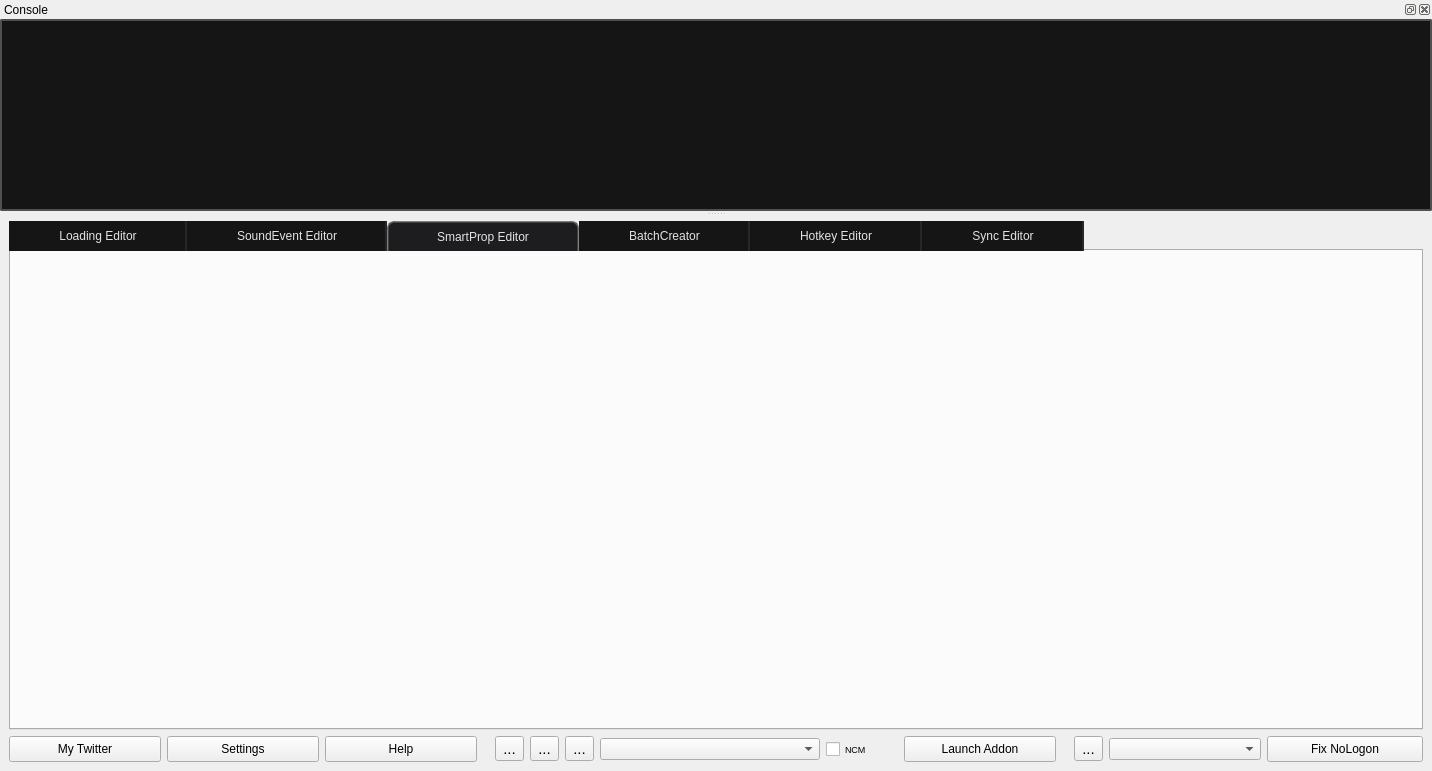
<?xml version="1.0" encoding="UTF-8"?>
<ui version="4.0">
 <class>MainWindow</class>
 <widget class="QMainWindow" name="MainWindow">
  <property name="geometry">
   <rect>
    <x>0</x>
    <y>0</y>
    <width>1432</width>
    <height>771</height>
   </rect>
  </property>
  <property name="windowTitle">
   <string>Hammer 5 Tools</string>
  </property>
  <property name="windowIcon">
   <iconset resource="resources.qrc">
    <normaloff>:/icons/appicon.ico</normaloff>:/icons/appicon.ico</iconset>
  </property>
  <property name="styleSheet">
   <string notr="true"/>
  </property>
  <widget class="QWidget" name="centralwidget">
   <layout class="QVBoxLayout" name="verticalLayout">
    <property name="leftMargin">
     <number>9</number>
    </property>
    <property name="topMargin">
     <number>4</number>
    </property>
    <property name="rightMargin">
     <number>9</number>
    </property>
    <property name="bottomMargin">
     <number>9</number>
    </property>
    <item>
     <widget class="QTabWidget" name="MainWindowTools_tabs">
      <property name="enabled">
       <bool>true</bool>
      </property>
      <property name="minimumSize">
       <size>
        <width>0</width>
        <height>0</height>
       </size>
      </property>
      <property name="styleSheet">
       <string notr="true">background-color: #1d1d1f;
QTabWidget::pane {
    background-color: solid red;
    border-radius: 0px;
    border: 2px solid gray;
    border-color: #363639;
    background-color: #1d1d1f;
}
/* ========================================================== */
QTabBar::tab {
    background-color: #323232;
    color: #9A9F91;
    border-radius: 0px;
    border-top-right-radius: 0px;
    border-top-left-radius: 0px;
    padding: 4px;
    padding-left:48px;
    padding-right: 48px;

    border-top: 2px solid gray;
    border-bottom: 0px solid black;

    font: 700 10pt &quot;Segoe UI&quot;;
    border-left: 2px solid darkgray;
    border-top: 0px solid darkgray;
    border-color: #151515;
    border-right: 2px solid rgba(80, 80, 80, 80);



    color: #E3E3E3;
    background-color: #151515;

}
QTabBar::tab:selected {
    border-radius: 0px;
    border-top-right-radius: 7px;
    border-top-left-radius: 7px;

    border-top: 2px solid gray;
    border-left: 2px solid gray;
    border-right: 2px solid gray;
    border-bottom: 0px solid black;

    font: 700 10pt &quot;Segoe UI&quot;;
    border-color: rgba(80, 80, 80, 180);
    height:20px;
    color: #E3E3E3;
    background-color: #1d1d1f;
}</string>
      </property>
      <property name="currentIndex">
       <number>2</number>
      </property>
      <property name="tabsClosable">
       <bool>false</bool>
      </property>
      <widget class="QWidget" name="Loading_Editor_Tab">
       <attribute name="icon">
        <iconset resource="resources.qrc">
         <normaloff>:/icons/imagesmode_16dp_9D9D9D_FILL0_wght400_GRAD0_opsz20.svg</normaloff>:/icons/imagesmode_16dp_9D9D9D_FILL0_wght400_GRAD0_opsz20.svg</iconset>
       </attribute>
       <attribute name="title">
        <string>Loading Editor</string>
       </attribute>
       <layout class="QGridLayout" name="gridLayout_3"/>
      </widget>
      <widget class="QWidget" name="soundeditor_tab">
       <property name="enabled">
        <bool>true</bool>
       </property>
       <attribute name="icon">
        <iconset resource="resources.qrc">
         <normaloff>:/icons/volume_up.png</normaloff>:/icons/volume_up.png</iconset>
       </attribute>
       <attribute name="title">
        <string>SoundEvent Editor</string>
       </attribute>
       <layout class="QVBoxLayout" name="verticalLayout_5"/>
      </widget>
      <widget class="QWidget" name="smartpropeditor_tab">
       <attribute name="icon">
        <iconset resource="resources.qrc">
         <normaloff>:/icons/functions_24dp_9D9D9D_FILL0_wght400_GRAD0_opsz24.png</normaloff>:/icons/functions_24dp_9D9D9D_FILL0_wght400_GRAD0_opsz24.png</iconset>
       </attribute>
       <attribute name="title">
        <string>SmartProp Editor</string>
       </attribute>
       <layout class="QVBoxLayout" name="verticalLayout_4"/>
      </widget>
      <widget class="QWidget" name="BatchCreator_tab">
       <attribute name="icon">
        <iconset resource="resources.qrc">
         <normaloff>:/icons/dashboard_24dp_9D9D9D_FILL0_wght400_GRAD0_opsz24.png</normaloff>:/icons/dashboard_24dp_9D9D9D_FILL0_wght400_GRAD0_opsz24.png</iconset>
       </attribute>
       <attribute name="title">
        <string>BatchCreator</string>
       </attribute>
       <layout class="QVBoxLayout" name="verticalLayout_2"/>
      </widget>
      <widget class="QWidget" name="hotkeyeditor_tab">
       <property name="enabled">
        <bool>true</bool>
       </property>
       <attribute name="icon">
        <iconset resource="resources.qrc">
         <normaloff>:/icons/keyboard.png</normaloff>:/icons/keyboard.png</iconset>
       </attribute>
       <attribute name="title">
        <string>Hotkey Editor</string>
       </attribute>
       <layout class="QVBoxLayout" name="verticalLayout_3">
        <item>
         <widget class="QLabel" name="label">
          <property name="sizePolicy">
           <sizepolicy hsizetype="Preferred" vsizetype="Preferred">
            <horstretch>0</horstretch>
            <verstretch>0</verstretch>
           </sizepolicy>
          </property>
          <property name="styleSheet">
           <string notr="true">font: 24pt &quot;Segoe UI&quot;;</string>
          </property>
          <property name="text">
           <string>Will be soon</string>
          </property>
          <property name="scaledContents">
           <bool>false</bool>
          </property>
          <property name="alignment">
           <set>Qt::AlignCenter</set>
          </property>
          <property name="margin">
           <number>0</number>
          </property>
         </widget>
        </item>
       </layout>
      </widget>
      <widget class="QWidget" name="synchronization_tab">
       <property name="enabled">
        <bool>true</bool>
       </property>
       <attribute name="icon">
        <iconset resource="resources.qrc">
         <normaloff>:/icons/sync_24dp_9D9D9D_FILL0_wght400_GRAD0_opsz24.svg</normaloff>:/icons/sync_24dp_9D9D9D_FILL0_wght400_GRAD0_opsz24.svg</iconset>
       </attribute>
       <attribute name="title">
        <string>Sync Editor</string>
       </attribute>
       <layout class="QVBoxLayout" name="verticalLayout_6">
        <item>
         <widget class="QLabel" name="label_4">
          <property name="sizePolicy">
           <sizepolicy hsizetype="Preferred" vsizetype="Preferred">
            <horstretch>0</horstretch>
            <verstretch>0</verstretch>
           </sizepolicy>
          </property>
          <property name="styleSheet">
           <string notr="true">font: 24pt &quot;Segoe UI&quot;;</string>
          </property>
          <property name="text">
           <string>Will be soon</string>
          </property>
          <property name="scaledContents">
           <bool>false</bool>
          </property>
          <property name="alignment">
           <set>Qt::AlignCenter</set>
          </property>
          <property name="margin">
           <number>0</number>
          </property>
         </widget>
        </item>
       </layout>
      </widget>
     </widget>
    </item>
    <item>
     <layout class="QHBoxLayout" name="horizontalLayout_2">
      <item>
       <widget class="QPushButton" name="my_twitter_button">
        <property name="minimumSize">
         <size>
          <width>128</width>
          <height>0</height>
         </size>
        </property>
        <property name="maximumSize">
         <size>
          <width>16777215</width>
          <height>16777210</height>
         </size>
        </property>
        <property name="styleSheet">
         <string notr="true">padding: 5px;</string>
        </property>
        <property name="text">
         <string>My Twitter</string>
        </property>
        <property name="icon">
         <iconset resource="resources.qrc">
          <normaloff>:/icons/public_16dp_9D9D9D_FILL0_wght400_GRAD0_opsz20.svg</normaloff>:/icons/public_16dp_9D9D9D_FILL0_wght400_GRAD0_opsz20.svg</iconset>
        </property>
        <property name="iconSize">
         <size>
          <width>20</width>
          <height>20</height>
         </size>
        </property>
       </widget>
      </item>
      <item>
       <widget class="QPushButton" name="preferences_button">
        <property name="minimumSize">
         <size>
          <width>128</width>
          <height>0</height>
         </size>
        </property>
        <property name="toolTip">
         <string/>
        </property>
        <property name="styleSheet">
         <string notr="true">padding: 5px;</string>
        </property>
        <property name="text">
         <string>Settings</string>
        </property>
        <property name="icon">
         <iconset resource="resources.qrc">
          <normaloff>:/icons/settings_16dp_9D9D9D_FILL0_wght400_GRAD0_opsz20.svg</normaloff>:/icons/settings_16dp_9D9D9D_FILL0_wght400_GRAD0_opsz20.svg</iconset>
        </property>
        <property name="iconSize">
         <size>
          <width>20</width>
          <height>20</height>
         </size>
        </property>
       </widget>
      </item>
      <item>
       <widget class="QPushButton" name="documentation_button">
        <property name="minimumSize">
         <size>
          <width>96</width>
          <height>0</height>
         </size>
        </property>
        <property name="toolTip">
         <string/>
        </property>
        <property name="styleSheet">
         <string notr="true">padding: 5px;</string>
        </property>
        <property name="text">
         <string>Help</string>
        </property>
        <property name="icon">
         <iconset resource="resources.qrc">
          <normaloff>:/icons/developer_guide_16dp_9D9D9D_FILL0_wght400_GRAD0_opsz20.svg</normaloff>:/icons/developer_guide_16dp_9D9D9D_FILL0_wght400_GRAD0_opsz20.svg</iconset>
        </property>
        <property name="iconSize">
         <size>
          <width>20</width>
          <height>20</height>
         </size>
        </property>
       </widget>
      </item>
      <item>
       <spacer name="horizontalSpacer_3">
        <property name="orientation">
         <enum>Qt::Horizontal</enum>
        </property>
        <property name="sizeType">
         <enum>QSizePolicy::Fixed</enum>
        </property>
        <property name="sizeHint" stdset="0">
         <size>
          <width>12</width>
          <height>6</height>
         </size>
        </property>
       </spacer>
      </item>
      <item>
       <widget class="QToolButton" name="export_and_import_addon_button">
        <property name="font">
         <font>
          <pointsize>11</pointsize>
         </font>
        </property>
        <property name="toolTip">
         <string>&lt;html&gt;&lt;head/&gt;&lt;body&gt;&lt;p&gt;&lt;span style=&quot; font-size:12pt; font-weight:700;&quot;&gt;Archive addon&lt;/span&gt;&lt;/p&gt;&lt;p&gt;Create an archive on from game and content folders.&lt;/p&gt;&lt;/body&gt;&lt;/html&gt;</string>
        </property>
        <property name="text">
         <string>...</string>
        </property>
        <property name="icon">
         <iconset resource="resources.qrc">
          <normaloff>:/icons/publish_16dp_9D9D9D_FILL0_wght400_GRAD0_opsz20.svg</normaloff>:/icons/publish_16dp_9D9D9D_FILL0_wght400_GRAD0_opsz20.svg</iconset>
        </property>
        <property name="iconSize">
         <size>
          <width>20</width>
          <height>20</height>
         </size>
        </property>
       </widget>
      </item>
      <item>
       <widget class="QToolButton" name="delete_addon_button">
        <property name="font">
         <font>
          <pointsize>11</pointsize>
         </font>
        </property>
        <property name="toolTip">
         <string>&lt;html&gt;&lt;head/&gt;&lt;body&gt;&lt;p&gt;&lt;span style=&quot; font-size:12pt; font-weight:700;&quot;&gt;Delete addon&lt;/span&gt;&lt;/p&gt;&lt;p&gt;Deletes selected addon.&lt;/p&gt;&lt;/body&gt;&lt;/html&gt;</string>
        </property>
        <property name="text">
         <string>...</string>
        </property>
        <property name="icon">
         <iconset resource="resources.qrc">
          <normaloff>:/icons/delete_16dp_9D9D9D_FILL0_wght400_GRAD0_opsz20.svg</normaloff>:/icons/delete_16dp_9D9D9D_FILL0_wght400_GRAD0_opsz20.svg</iconset>
        </property>
        <property name="iconSize">
         <size>
          <width>20</width>
          <height>20</height>
         </size>
        </property>
       </widget>
      </item>
      <item>
       <widget class="QToolButton" name="create_new_addon_button">
        <property name="font">
         <font>
          <pointsize>11</pointsize>
         </font>
        </property>
        <property name="toolTip">
         <string>&lt;html&gt;&lt;head/&gt;&lt;body&gt;&lt;p&gt;&lt;span style=&quot; font-size:12pt; font-weight:700;&quot;&gt;Create addon&lt;/span&gt;&lt;/p&gt;&lt;p&gt;Quick create an addon with custom presets.&lt;/p&gt;&lt;/body&gt;&lt;/html&gt;</string>
        </property>
        <property name="text">
         <string>...</string>
        </property>
        <property name="icon">
         <iconset resource="resources.qrc">
          <normaloff>:/icons/post_add_16dp_9D9D9D_FILL0_wght400_GRAD0_opsz20.svg</normaloff>:/icons/post_add_16dp_9D9D9D_FILL0_wght400_GRAD0_opsz20.svg</iconset>
        </property>
        <property name="iconSize">
         <size>
          <width>20</width>
          <height>20</height>
         </size>
        </property>
       </widget>
      </item>
      <item>
       <widget class="QComboBox" name="ComboBoxSelectAddon">
        <property name="minimumSize">
         <size>
          <width>220</width>
          <height>0</height>
         </size>
        </property>
        <property name="toolTip">
         <string>&lt;html&gt;&lt;head/&gt;&lt;body&gt;&lt;p&gt;&lt;span style=&quot; font-size:11pt; font-weight:700;&quot;&gt;Addon selection&lt;/span&gt;&lt;/p&gt;&lt;p&gt;In the Addon selection, all tools apply changes to the addon selected in this section.&lt;/p&gt;&lt;/body&gt;&lt;/html&gt;</string>
        </property>
        <property name="styleSheet">
         <string notr="true"/>
        </property>
       </widget>
      </item>
      <item>
       <widget class="QCheckBox" name="check_Box_NCM_Mode">
        <property name="sizePolicy">
         <sizepolicy hsizetype="Maximum" vsizetype="Fixed">
          <horstretch>0</horstretch>
          <verstretch>0</verstretch>
         </sizepolicy>
        </property>
        <property name="minimumSize">
         <size>
          <width>72</width>
          <height>0</height>
         </size>
        </property>
        <property name="maximumSize">
         <size>
          <width>72</width>
          <height>32</height>
         </size>
        </property>
        <property name="font">
         <font>
          <family>Segoe UI</family>
          <pointsize>7</pointsize>
         </font>
        </property>
        <property name="toolTip">
         <string>&lt;html&gt;&lt;head/&gt;&lt;body&gt;&lt;p&gt;&lt;span style=&quot; font-size:12pt; font-weight:700;&quot;&gt;NCM (--nocustomermachine)&lt;/span&gt; is a launch parameter that enable&lt;span style=&quot; font-weight:700;&quot;&gt;s baking lightmaps with CPU&lt;/span&gt; and &lt;span style=&quot; font-weight:700;&quot;&gt;smartprops compilation&lt;/span&gt;.&lt;/p&gt;&lt;p&gt;However, when CS2 is launched with this parameter, default assets will not be visible; only your own assets will appear.&lt;/p&gt;&lt;p&gt;&lt;img src=&quot;:/images/tooltip/tooltip_ncm_01.png&quot; width=&quot;259&quot;/&gt;&lt;/p&gt;&lt;/body&gt;&lt;/html&gt;</string>
        </property>
        <property name="whatsThis">
         <string>&lt;html&gt;&lt;head/&gt;&lt;body&gt;&lt;p&gt;&lt;br/&gt;&lt;/p&gt;&lt;/body&gt;&lt;/html&gt;</string>
        </property>
        <property name="text">
         <string>NCM</string>
        </property>
        <property name="iconSize">
         <size>
          <width>20</width>
          <height>20</height>
         </size>
        </property>
        <property name="checked">
         <bool>false</bool>
        </property>
        <property name="autoRepeat">
         <bool>false</bool>
        </property>
        <property name="autoExclusive">
         <bool>false</bool>
        </property>
        <property name="tristate">
         <bool>false</bool>
        </property>
       </widget>
      </item>
      <item>
       <widget class="QPushButton" name="Launch_Addon_Button">
        <property name="enabled">
         <bool>true</bool>
        </property>
        <property name="minimumSize">
         <size>
          <width>128</width>
          <height>0</height>
         </size>
        </property>
        <property name="toolTip">
         <string>&lt;html&gt;&lt;head/&gt;&lt;body&gt;&lt;p&gt;&lt;span style=&quot; font-size:12pt; font-weight:700;&quot;&gt;Addon launch&lt;/span&gt;&lt;/p&gt;&lt;p&gt;Launches the current addon selected in the addon selection.&lt;/p&gt;&lt;/body&gt;&lt;/html&gt;</string>
        </property>
        <property name="styleSheet">
         <string notr="true">padding: 5px;</string>
        </property>
        <property name="text">
         <string>Launch Addon</string>
        </property>
        <property name="icon">
         <iconset resource="resources.qrc">
          <normaloff>:/icons/open_in_new_16dp_9D9D9D_FILL0_wght400_GRAD0_opsz20.svg</normaloff>:/icons/open_in_new_16dp_9D9D9D_FILL0_wght400_GRAD0_opsz20.svg</iconset>
        </property>
        <property name="iconSize">
         <size>
          <width>20</width>
          <height>20</height>
         </size>
        </property>
        <property name="checkable">
         <bool>false</bool>
        </property>
       </widget>
      </item>
      <item>
       <spacer name="horizontalSpacer">
        <property name="orientation">
         <enum>Qt::Horizontal</enum>
        </property>
        <property name="sizeType">
         <enum>QSizePolicy::Fixed</enum>
        </property>
        <property name="sizeHint" stdset="0">
         <size>
          <width>12</width>
          <height>6</height>
         </size>
        </property>
       </spacer>
      </item>
      <item>
       <widget class="QToolButton" name="open_addons_folder_button">
        <property name="font">
         <font>
          <pointsize>11</pointsize>
         </font>
        </property>
        <property name="toolTip">
         <string>&lt;html&gt;&lt;head/&gt;&lt;body&gt;&lt;p&gt;&lt;span style=&quot; font-size:12pt; font-weight:700;&quot;&gt;Open Game/Content Addons folder&lt;/span&gt;&lt;/p&gt;&lt;p&gt;&lt;span style=&quot; font-size:9pt;&quot;&gt;Opens the game addons or content addons folder for the current addon selection. &lt;/span&gt;&lt;/p&gt;&lt;p&gt;&lt;span style=&quot; font-size:9pt;&quot;&gt;To choose the folder type to open, select a folder in the &lt;/span&gt;&lt;span style=&quot; font-size:9pt; font-style:italic;&quot;&gt;Addon Folder Selection&lt;/span&gt;&lt;span style=&quot; font-size:9pt;&quot;&gt;.&lt;/span&gt;&lt;/p&gt;&lt;/body&gt;&lt;/html&gt;</string>
        </property>
        <property name="text">
         <string>...</string>
        </property>
        <property name="icon">
         <iconset resource="resources.qrc">
          <normaloff>:/icons/folder_open.svg</normaloff>:/icons/folder_open.svg</iconset>
        </property>
       </widget>
      </item>
      <item>
       <widget class="QComboBox" name="open_addons_folder_downlist">
        <property name="sizePolicy">
         <sizepolicy hsizetype="Minimum" vsizetype="Fixed">
          <horstretch>0</horstretch>
          <verstretch>0</verstretch>
         </sizepolicy>
        </property>
        <property name="minimumSize">
         <size>
          <width>22</width>
          <height>0</height>
         </size>
        </property>
        <property name="toolTip">
         <string>&lt;html&gt;&lt;head/&gt;&lt;body&gt;&lt;p&gt;&lt;span style=&quot; font-size:12pt; font-weight:700;&quot;&gt;Addon Folder Selection&lt;/span&gt;&lt;/p&gt;&lt;p&gt;Used to choose the folder that should be oppened in the &lt;span style=&quot; font-style:italic;&quot;&gt;Open Game/Content Addons Folder.&lt;/span&gt;&lt;/p&gt;&lt;/body&gt;&lt;/html&gt;</string>
        </property>
        <property name="currentText">
         <string/>
        </property>
        <property name="placeholderText">
         <string>Open Folder</string>
        </property>
        <item>
         <property name="text">
          <string>Content</string>
         </property>
        </item>
        <item>
         <property name="text">
          <string>Game</string>
         </property>
        </item>
       </widget>
      </item>
      <item>
       <widget class="QPushButton" name="FixNoSteamLogon_Button">
        <property name="minimumSize">
         <size>
          <width>156</width>
          <height>0</height>
         </size>
        </property>
        <property name="toolTip">
         <string>&lt;html&gt;&lt;head/&gt;&lt;body&gt;&lt;p&gt;&lt;span style=&quot; font-size:12pt; font-weight:700;&quot;&gt;Fix No Steam Logon&lt;/span&gt;&lt;/p&gt;&lt;p&gt;This script restarts Steam and launches the current addon.&lt;/p&gt;&lt;/body&gt;&lt;/html&gt;</string>
        </property>
        <property name="styleSheet">
         <string notr="true">padding: 5px;</string>
        </property>
        <property name="text">
         <string>Fix NoLogon</string>
        </property>
        <property name="icon">
         <iconset resource="resources.qrc">
          <normaloff>:/icons/auto_towing_16dp_9D9D9D_FILL0_wght400_GRAD0_opsz20.svg</normaloff>:/icons/auto_towing_16dp_9D9D9D_FILL0_wght400_GRAD0_opsz20.svg</iconset>
        </property>
        <property name="iconSize">
         <size>
          <width>20</width>
          <height>20</height>
         </size>
        </property>
       </widget>
      </item>
     </layout>
    </item>
   </layout>
  </widget>
  <widget class="QDockWidget" name="dockWidget">
   <property name="minimumSize">
    <size>
     <width>107</width>
     <height>107</height>
    </size>
   </property>
   <property name="maximumSize">
    <size>
     <width>524287</width>
     <height>5433</height>
    </size>
   </property>
   <property name="styleSheet">
    <string notr="true"/>
   </property>
   <property name="floating">
    <bool>true</bool>
   </property>
   <property name="features">
    <set>QDockWidget::DockWidgetClosable|QDockWidget::DockWidgetFloatable|QDockWidget::DockWidgetMovable</set>
   </property>
   <property name="windowTitle">
    <string>Console</string>
   </property>
   <attribute name="dockWidgetArea">
    <number>4</number>
   </attribute>
   <widget class="QWidget" name="dockWidgetContents">
    <property name="maximumSize">
     <size>
      <width>16777215</width>
      <height>16666</height>
     </size>
    </property>
    <layout class="QVBoxLayout" name="verticalLayout_7">
     <property name="spacing">
      <number>0</number>
     </property>
     <property name="leftMargin">
      <number>0</number>
     </property>
     <property name="topMargin">
      <number>0</number>
     </property>
     <property name="rightMargin">
      <number>0</number>
     </property>
     <property name="bottomMargin">
      <number>0</number>
     </property>
     <item>
      <widget class="QPlainTextEdit" name="console">
       <property name="maximumSize">
        <size>
         <width>16777215</width>
         <height>16666</height>
        </size>
       </property>
       <property name="styleSheet">
        <string notr="true">QPlainTextEdit {

    font: 600 10pt &quot;Segoe UI&quot;;
    border: 2px solid black;
    border-radius: 2px;
    border-color: rgba(80, 80, 80, 255);
    /* height:18px; */
    padding: 0px;
    color: #E3E3E3;
    background-color: #151515;
}



QPlainTextEdit:focus {

    background-color: #1C1C1C;
}</string>
       </property>
       <property name="tabChangesFocus">
        <bool>false</bool>
       </property>
       <property name="plainText">
        <string/>
       </property>
       <property name="tabStopDistance">
        <double>80.000000000000000</double>
       </property>
       <property name="cursorWidth">
        <number>1</number>
       </property>
       <property name="centerOnScroll">
        <bool>false</bool>
       </property>
      </widget>
     </item>
    </layout>
   </widget>
  </widget>
 </widget>
 <resources>
  <include location="resources.qrc"/>
 </resources>
 <connections/>
</ui>
